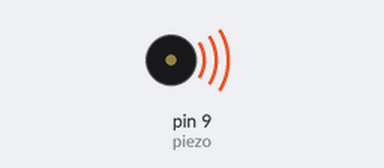
The sketch below on a simulated Arduino Uno, built with avr-gcc and run on an emulated ATmega328P. Parts: buzzer (waves = sounding).

Above: at 0.12 s.
Timing chart, 0 to 6.9 s (numbered marks = the images above):
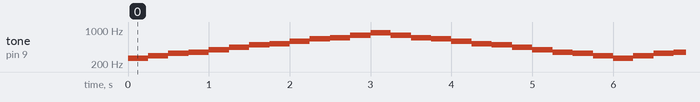

Measured:
- by itself, tone on pin 9 (piezo): plays 261 Hz for 0.25 s, 293 Hz for 0.25 s, 329 Hz for 0.25 s, 349 Hz for 0.25 s, 392 Hz for 0.25 s, 440 Hz for 0.25 s … (520 notes in this stretch)

The sketch:

piezopruebaGROUP.ino
```cpp
int piezo = 9;
int duration = 250;

int notes[] =
{261, 293, 329, 349, 392, 440, 493, 523, 587, 659, 698, 783, 880};

void setup()
{
  pinMode(piezo, OUTPUT);
}

void loop()
{
  for (int i = 0; i < 13; i++)
  {
    tone(piezo, notes[i], duration);
    delay(duration);
  }
  for (int i = 11; i > 0; --i)
  {
    tone(piezo, notes[i], duration);
    delay(duration);
  }
}
```
